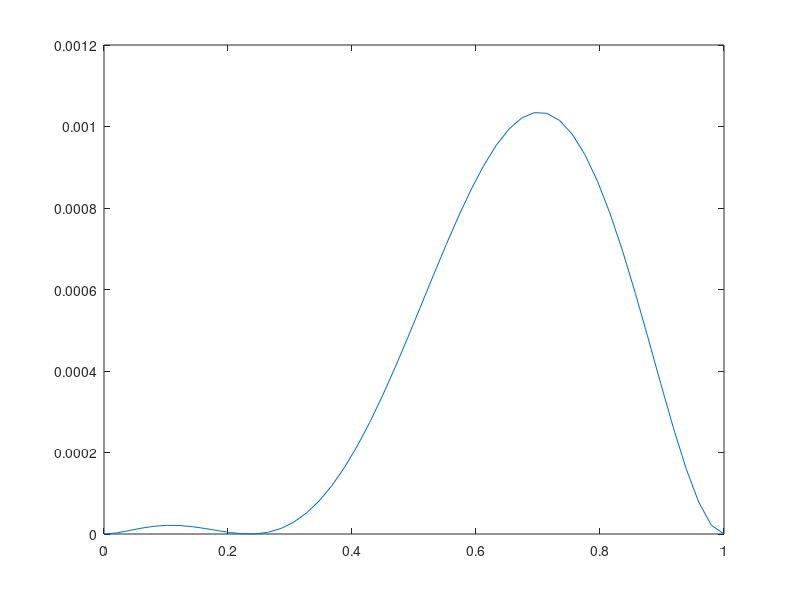

Reproduce this figure in MATLAB.
clear all
d =50;
h = 1/d;
Adiag = (2/h+(2*h)/3)*ones(d-2,1);
Anodiag = (h/6-1/h)*ones(d-3,1);
A  = diag(Anodiag,-1)+diag(Anodiag,1)+diag(Adiag,0);
g1 = @(a,b) (3/2)*(b^2-a^2)-(2/3)*(b^3-a^3)
g2 = @(a,b) 3*(b-a)-(b^2-a^2)
u = @(x) x-x^2
x = linspace(0,1,d);
for i=2:(d-1)
	sum1 = -x(i-1)*g2(x(i-1),x(i))+g1(x(i-1),x(i));
	sum2 = x(i+1)*g2(x(i),x(i+1))-g1(x(i),x(i+1));
	f(i-1,1) =(1/h)*(sum1+sum2);
	uhat(i-1,1) = u(x(i));
end;
sol = A\f; y = [0;sol;0]; yy = [0;uhat;0]; 
for i=1:d
	error(i) = (y(i)-yy(i))^2;
end;
plot(x,error)